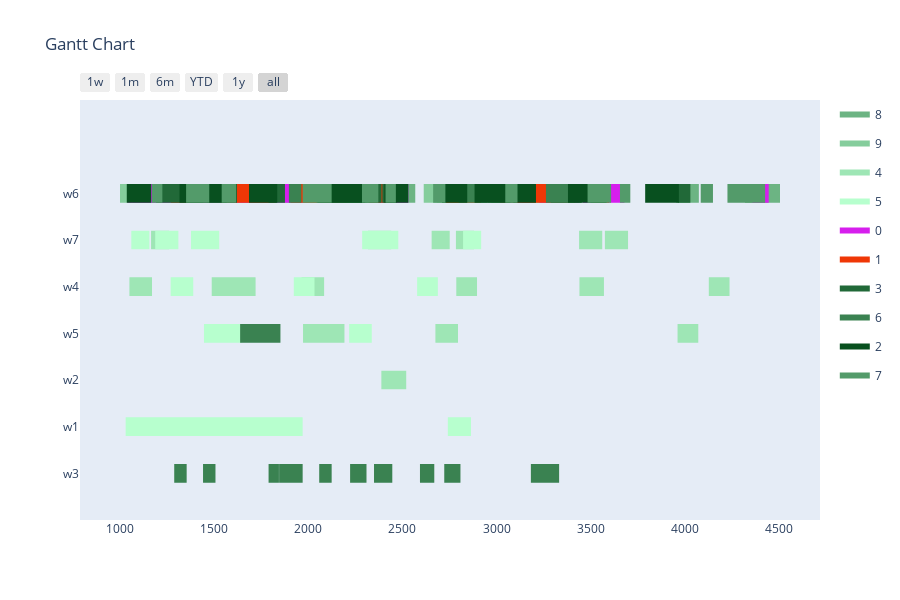

The code cell stored with this chart in its notebook:
### Markdown cell above
Config 1 - Test with One Point Crossover

### Code cell
optimizer = BaseGA(env)
optimizer.set_minimize()
# optional (in this case, all options given are the default option, if the configuration step is skipped)
optimizer.configure('tardiness', 'onepointcrossover', 'roulettewheel', 'randomize')
# choose an input generator (optional) -> decides how the data gets converted into the optimizer format
# optimizer.set_input_generator('SameLengthAlternativesGenerator')
# all parameters after offspring_amount are optional (in this case -> verbose=True)
result, best_fitness_history, average_fitness_history, best_generation_history, feasible_gen = optimizer.optimize(orders, max_generations, earliest_time_slot, last_time_slot, population_size, offspring_amount, verbose=True)
workstation_assignments = reformat_result(result, orders, env)
visualize(workstation_assignments, best_fitness_history, average_fitness_history, best_generation_history, feasible_gen)

### Figure 1 — Plotly figure (JSON) as saved in the notebook; plotly's stock layout.template omitted (floating-point values rounded to 4 significant figures; data arrays with more than 128 entries replaced by an {"elided": "..."} marker saying what was removed)
{"data": [{"fill": "toself", "fillcolor": "rgb(108, 180, 131)", "hoverinfo": "name", "legendgroup": "rgb(108, 180, 131)", "mode": "none", "name": "8", "type": "scatter", "x": [1968, 2073, 2073, 1968, 1968, 1895, 2010, 2010, 1895, 1895, 4335, 4505, 4505, 4335, 4335, 1370, 1462, 1462, 1370, 1370, 2683, 2828, 2828, 2683, 2683, 4337, 4460, 4460, 4337, 4337, 1450, 1570, 1570, 1450, 1450, 2200, 2313, 2313, 2200, 2200, 4333, 4463, 4463, 4333, 4333, 344, 449, 449, 344, 344, 311, 521, 521, 311, 311, 2453, 2568, 2568, 2453, 2453, 2972, 3117, 3117, 2972, 2972, 1180, 1334, 1334, 1180, 1180, 2973, 3078, 3078, 2973, 2973, 1489, 1589, 1589, 1489, 1489, 4319, 4442, 4442, 4319, 4319, 4386, 4486, 4486, 4386, 4386, 3954, 4074, 4074, 3954, 3954, 696, 846, 846, 696, 696, 1104, 1234, 1234, 1104, 1104, 202, 394, 394, 202, 202, 3135, 3265, 3265, 3135], "y": [5.8, 5.8, 6.2, 6.2, null, 5.8, 5.8, 6.2, 6.2, null, 5.8, 5.8, 6.2, 6.2, null, 5.8, 5.8, 6.2, 6.2, null, 5.8, 5.8, 6.2, 6.2, null, 5.8, 5.8, 6.2, 6.2, null, 5.8, 5.8, 6.2, 6.2, null, 5.8, 5.8, 6.2, 6.2, null, 5.8, 5.8, 6.2, 6.2, null, 5.8, 5.8, 6.2, 6.2, null, 5.8, 5.8, 6.2, 6.2, null, 5.8, 5.8, 6.2, 6.2, null, 5.8, 5.8, 6.2, 6.2, null, 5.8, 5.8, 6.2, 6.2, null, 5.8, 5.8, 6.2, 6.2, null, 5.8, 5.8, 6.2, 6.2, null, 5.8, 5.8, 6.2, 6.2, null, 5.8, 5.8, 6.2, 6.2, null, 5.8, 5.8, 6.2, 6.2, null, 5.8, 5.8, 6.2, 6.2, null, 5.8, 5.8, 6.2, 6.2, null, 5.8, 5.8, 6.2, 6.2, null, 5.8, 5.8, 6.2, 6.2]}, {"fill": "toself", "fillcolor": "rgb(133, 205, 156)", "hoverinfo": "name", "legendgroup": "rgb(133, 205, 156)", "mode": "none", "name": "9", "type": "scatter", "x": {"elided": "134 int values"}, "y": {"elided": "134 float values"}}, {"fill": "toself", "fillcolor": "rgb(158, 230, 181)", "hoverinfo": "name", "legendgroup": "rgb(158, 230, 181)", "mode": "none", "name": "4", "type": "scatter", "x": [1165, 1261, 1261, 1165, 1165, 2655, 2751, 2751, 2655, 2655, 2784, 2880, 2880, 2784, 2784, 2317, 2440, 2440, 2317, 2317, 3438, 3561, 3561, 3438, 3438, 3575, 3698, 3698, 3575, 3575, 1050, 1170, 1170, 1050, 1050, 2786, 2896, 2896, 2786, 2786, 4127, 4237, 4237, 4127, 4127, 1580, 1720, 1720, 1580, 1580, 1964, 2084, 2084, 1964, 1964, 1487, 1627, 1627, 1487, 1487, 3440, 3570, 3570, 3440, 3440, 2675, 2795, 2795, 2675, 2675, 1972, 2082, 2082, 1972, 1972, 2072, 2192, 2192, 2072, 2072, 3961, 4071, 4071, 3961, 3961, 2388, 2520, 2520, 2388], "y": [4.8, 4.8, 5.2, 5.2, null, 4.8, 4.8, 5.2, 5.2, null, 4.8, 4.8, 5.2, 5.2, null, 4.8, 4.8, 5.2, 5.2, null, 4.8, 4.8, 5.2, 5.2, null, 4.8, 4.8, 5.2, 5.2, null, 3.8, 3.8, 4.2, 4.2, null, 3.8, 3.8, 4.2, 4.2, null, 3.8, 3.8, 4.2, 4.2, null, 3.8, 3.8, 4.2, 4.2, null, 3.8, 3.8, 4.2, 4.2, null, 3.8, 3.8, 4.2, 4.2, null, 3.8, 3.8, 4.2, 4.2, null, 2.8, 2.8, 3.2, 3.2, null, 2.8, 2.8, 3.2, 3.2, null, 2.8, 2.8, 3.2, 3.2, null, 2.8, 2.8, 3.2, 3.2, null, 1.8, 1.8, 2.2, 2.2]}, {"fill": "toself", "fillcolor": "rgb(183, 255, 206)", "hoverinfo": "name", "legendgroup": "rgb(183, 255, 206)", "mode": "none", "name": "5", "type": "scatter", "x": [376, 472, 472, 376, 376, 2286, 2382, 2382, 2286, 2286, 2355, 2478, 2478, 2355, 2355, 1377, 1527, 1527, 1377, 1377, 1060, 1156, 1156, 1060, 1060, 2822, 2918, 2918, 2822, 2822, 1187, 1310, 1310, 1187, 1187, 851, 981, 981, 851, 851, 2578, 2688, 2688, 2578, 2578, 1923, 2033, 2033, 1923, 1923, 679, 809, 809, 679, 679, 461, 571, 571, 461, 461, 1269, 1389, 1389, 1269, 1269, 1446, 1646, 1646, 1446, 1446, 2217, 2337, 2337, 2217, 2217, 626, 826, 826, 626, 626, 907, 1030, 1030, 907, 907, 2741, 2864, 2864, 2741], "y": [4.8, 4.8, 5.2, 5.2, null, 4.8, 4.8, 5.2, 5.2, null, 4.8, 4.8, 5.2, 5.2, null, 4.8, 4.8, 5.2, 5.2, null, 4.8, 4.8, 5.2, 5.2, null, 4.8, 4.8, 5.2, 5.2, null, 4.8, 4.8, 5.2, 5.2, null, 3.8, 3.8, 4.2, 4.2, null, 3.8, 3.8, 4.2, 4.2, null, 3.8, 3.8, 4.2, 4.2, null, 3.8, 3.8, 4.2, 4.2, null, 3.8, 3.8, 4.2, 4.2, null, 3.8, 3.8, 4.2, 4.2, null, 2.8, 2.8, 3.2, 3.2, null, 2.8, 2.8, 3.2, 3.2, null, 2.8, 2.8, 3.2, 3.2, null, 0.8, 0.8, 1.2, 1.2, null, 0.8, 0.8, 1.2, 1.2]}, {"fill": "toself", "fillcolor": "rgb(214, 30, 237)", "hoverinfo": "name", "legendgroup": "rgb(214, 30, 237)", "mode": "none", "name": "0", "type": "scatter", "x": [389, 455, 455, 389, 389, 901, 977, 977, 901, 901, 3226, 3440, 3440, 3226, 3226, 390, 604, 604, 390, 390, 815, 1040, 1040, 815, 815, 814, 879, 879, 814, 814, 977, 1064, 1064, 977, 977, 1661, 1757, 1757, 1661, 1661, 3016, 3181, 3181, 3016, 3016, 351, 487, 487, 351, 351, 2358, 2531, 2531, 2358, 2358, 3515, 3679, 3679, 3515, 3515, 4358, 4445, 4445, 4358, 4358, 3458, 3603, 3603, 3458, 3458, 2103, 2190, 2190, 2103], "y": [5.8, 5.8, 6.2, 6.2, null, 5.8, 5.8, 6.2, 6.2, null, 5.8, 5.8, 6.2, 6.2, null, 5.8, 5.8, 6.2, 6.2, null, 5.8, 5.8, 6.2, 6.2, null, 5.8, 5.8, 6.2, 6.2, null, 5.8, 5.8, 6.2, 6.2, null, 5.8, 5.8, 6.2, 6.2, null, 5.8, 5.8, 6.2, 6.2, null, 5.8, 5.8, 6.2, 6.2, null, 5.8, 5.8, 6.2, 6.2, null, 5.8, 5.8, 6.2, 6.2, null, 5.8, 5.8, 6.2, 6.2, null, 5.8, 5.8, 6.2, 6.2, null, 5.8, 5.8, 6.2, 6.2]}, {"fill": "toself", "fillcolor": "rgb(239, 55, 6)", "hoverinfo": "name", "legendgroup": "rgb(239, 55, 6)", "mode": "none", "name": "1", "type": "scatter", "x": [2069, 2199, 2199, 2069, 2069, 1538, 1625, 1625, 1538, 1538, 2797, 2917, 2917, 2797, 2797, 636, 786, 786, 636, 636, 2320, 2440, 2440, 2320, 2320, 3078, 3140, 3140, 3078, 3078, 3083, 3203, 3203, 3083, 3083, 2732, 2852, 2852, 2732, 2732, 1958, 2143, 2143, 1958, 1958, 3019, 3075, 3075, 3019, 3019, 332, 452, 452, 332, 332, 1271, 1358, 1358, 1271, 1271, 1707, 1827, 1827, 1707, 1707, 1997, 2053, 2053, 1997, 1997, 1906, 1962, 1962, 1906, 1906, 1914, 2034, 2034, 1914, 1914, 368, 483, 483, 368, 368, 1973, 2093, 2093, 1973, 1973, 3235, 3415, 3415, 3235, 3235, 3510, 3597, 3597, 3510, 3510, 2109, 2205, 2205, 2109, 2109, 1588, 1708, 1708, 1588, 1588, 3156, 3276, 3276, 3156], "y": [5.8, 5.8, 6.2, 6.2, null, 5.8, 5.8, 6.2, 6.2, null, 5.8, 5.8, 6.2, 6.2, null, 5.8, 5.8, 6.2, 6.2, null, 5.8, 5.8, 6.2, 6.2, null, 5.8, 5.8, 6.2, 6.2, null, 5.8, 5.8, 6.2, 6.2, null, 5.8, 5.8, 6.2, 6.2, null, 5.8, 5.8, 6.2, 6.2, null, 5.8, 5.8, 6.2, 6.2, null, 5.8, 5.8, 6.2, 6.2, null, 5.8, 5.8, 6.2, 6.2, null, 5.8, 5.8, 6.2, 6.2, null, 5.8, 5.8, 6.2, 6.2, null, 5.8, 5.8, 6.2, 6.2, null, 5.8, 5.8, 6.2, 6.2, null, 5.8, 5.8, 6.2, 6.2, null, 5.8, 5.8, 6.2, 6.2, null, 5.8, 5.8, 6.2, 6.2, null, 5.8, 5.8, 6.2, 6.2, null, 5.8, 5.8, 6.2, 6.2, null, 5.8, 5.8, 6.2, 6.2, null, 5.8, 5.8, 6.2, 6.2]}, {"fill": "toself", "fillcolor": "rgb(33, 105, 56)", "hoverinfo": "name", "legendgroup": "rgb(33, 105, 56)", "mode": "none", "name": "3", "type": "scatter", "x": [3964, 4029, 4029, 3964, 3964, 2169, 2265, 2265, 2169, 2169, 3288, 3452, 3452, 3288, 3288, 1192, 1442, 1442, 1192, 1192, 1789, 1876, 1876, 1789, 1789, 639, 864, 864, 639, 639, 2044, 2199, 2199, 2044, 2044, 2078, 2144, 2144, 2078, 2078, 1556, 1621, 1621, 1556, 1556, 2112, 2277, 2277, 2112, 2112, 2393, 2469, 2469, 2393, 2393, 2083, 2228, 2228, 2083, 2083, 2138, 2225, 2225, 2138, 2138, 2164, 2389, 2389, 2164, 2164, 2142, 2238, 2238, 2142], "y": [5.8, 5.8, 6.2, 6.2, null, 5.8, 5.8, 6.2, 6.2, null, 5.8, 5.8, 6.2, 6.2, null, 5.8, 5.8, 6.2, 6.2, null, 5.8, 5.8, 6.2, 6.2, null, 5.8, 5.8, 6.2, 6.2, null, 5.8, 5.8, 6.2, 6.2, null, 5.8, 5.8, 6.2, 6.2, null, 5.8, 5.8, 6.2, 6.2, null, 5.8, 5.8, 6.2, 6.2, null, 5.8, 5.8, 6.2, 6.2, null, 5.8, 5.8, 6.2, 6.2, null, 5.8, 5.8, 6.2, 6.2, null, 5.8, 5.8, 6.2, 6.2, null, 5.8, 5.8, 6.2, 6.2]}, {"fill": "toself", "fillcolor": "rgb(58, 130, 81)", "hoverinfo": "name", "legendgroup": "rgb(58, 130, 81)", "mode": "none", "name": "6", "type": "scatter", "x": [3262, 3412, 3412, 3262, 3262, 1464, 1569, 1569, 1464, 1464, 2109, 2259, 2259, 2109, 2109, 618, 723, 723, 618, 618, 2950, 3100, 3100, 2950, 2950, 1897, 1963, 1963, 1897, 1897, 2799, 2949, 2949, 2799, 2799, 3501, 3585, 3585, 3501, 3501, 1638, 1852, 1852, 1638, 1638, 1845, 1970, 1970, 1845, 1845, 2593, 2669, 2669, 2593, 2593, 1441, 1507, 1507, 1441, 1441, 2222, 2309, 2309, 2222, 2222, 617, 683, 683, 617, 617, 2742, 2808, 2808, 2742, 2742, 3182, 3332, 3332, 3182, 3182, 2058, 2124, 2124, 2058, 2058, 2349, 2446, 2446, 2349, 2349, 1288, 1354, 1354, 1288, 1288, 1789, 1844, 1844, 1789, 1789, 2722, 2788, 2788, 2722], "y": [5.8, 5.8, 6.2, 6.2, null, 5.8, 5.8, 6.2, 6.2, null, 5.8, 5.8, 6.2, 6.2, null, 5.8, 5.8, 6.2, 6.2, null, 5.8, 5.8, 6.2, 6.2, null, 5.8, 5.8, 6.2, 6.2, null, 5.8, 5.8, 6.2, 6.2, null, 5.8, 5.8, 6.2, 6.2, null, 2.8, 2.8, 3.2, 3.2, null, -0.2, -0.2, 0.2, 0.2, null, -0.2, -0.2, 0.2, 0.2, null, -0.2, -0.2, 0.2, 0.2, null, -0.2, -0.2, 0.2, 0.2, null, -0.2, -0.2, 0.2, 0.2, null, -0.2, -0.2, 0.2, 0.2, null, -0.2, -0.2, 0.2, 0.2, null, -0.2, -0.2, 0.2, 0.2, null, -0.2, -0.2, 0.2, 0.2, null, -0.2, -0.2, 0.2, 0.2, null, -0.2, -0.2, 0.2, 0.2, null, -0.2, -0.2, 0.2, 0.2]}, {"fill": "toself", "fillcolor": "rgb(8, 80, 31)", "hoverinfo": "name", "legendgroup": "rgb(8, 80, 31)", "mode": "none", "name": "2", "type": "scatter", "x": [2404, 2466, 2466, 2404, 2404, 2948, 3073, 3073, 2948, 2948, 2444, 2506, 2506, 2444, 2444, 2050, 2146, 2146, 2050, 2050, 3398, 3583, 3583, 3398, 3398, 1685, 1835, 1835, 1685, 1685, 2883, 2970, 2970, 2883, 2883, 3379, 3502, 3502, 3379, 3379, 2928, 3048, 3048, 2928, 2928, 1316, 1426, 1426, 1316, 1316, 2117, 2302, 2302, 2117, 2117, 573, 693, 693, 573, 573, 3089, 3209, 3209, 3089, 3089, 2141, 2271, 2271, 2141, 2141, 3789, 3899, 3899, 3789, 3789, 2435, 2531, 2531, 2435, 2435, 3848, 3968, 3968, 3848, 3848, 2757, 2844, 2844, 2757, 2757, 1414, 1567, 1567, 1414, 1414, 3836, 3933, 3933, 3836, 3836, 1036, 1166, 1166, 1036, 1036, 390, 515, 515, 390, 390, 2710, 2840, 2840, 2710], "y": [5.8, 5.8, 6.2, 6.2, null, 5.8, 5.8, 6.2, 6.2, null, 5.8, 5.8, 6.2, 6.2, null, 5.8, 5.8, 6.2, 6.2, null, 5.8, 5.8, 6.2, 6.2, null, 5.8, 5.8, 6.2, 6.2, null, 5.8, 5.8, 6.2, 6.2, null, 5.8, 5.8, 6.2, 6.2, null, 5.8, 5.8, 6.2, 6.2, null, 5.8, 5.8, 6.2, 6.2, null, 5.8, 5.8, 6.2, 6.2, null, 5.8, 5.8, 6.2, 6.2, null, 5.8, 5.8, 6.2, 6.2, null, 5.8, 5.8, 6.2, 6.2, null, 5.8, 5.8, 6.2, 6.2, null, 5.8, 5.8, 6.2, 6.2, null, 5.8, 5.8, 6.2, 6.2, null, 5.8, 5.8, 6.2, 6.2, null, 5.8, 5.8, 6.2, 6.2, null, 5.8, 5.8, 6.2, 6.2, null, 5.8, 5.8, 6.2, 6.2, null, 5.8, 5.8, 6.2, 6.2, null, 5.8, 5.8, 6.2, 6.2]}, {"fill": "toself", "fillcolor": "rgb(83, 155, 106)", "hoverinfo": "name", "legendgroup": "rgb(83, 155, 106)", "mode": "none", "name": "7", "type": "scatter", "x": [1351, 1474, 1474, 1351, 1351, 469, 525, 525, 469, 469, 1540, 1616, 1616, 1540, 1540, 3483, 3608, 3608, 3483, 3483, 4328, 4405, 4405, 4328, 4328, 2663, 2728, 2728, 2663, 2663, 830, 917, 917, 830, 830, 2285, 2372, 2372, 2285, 2285, 4084, 4149, 4149, 4084, 4084, 4316, 4426, 4426, 4316, 4316, 3499, 3576, 3576, 3499, 3499, 1970, 2034, 2034, 1970, 1970, 1979, 2124, 2124, 1979, 1979, 3655, 3710, 3710, 3655, 3655, 4226, 4349, 4349, 4226, 4226, 3046, 3111, 3111, 3046, 3046, 2410, 2465, 2465, 2410, 2410, 1169, 1225, 1225, 1169], "y": [5.8, 5.8, 6.2, 6.2, null, 5.8, 5.8, 6.2, 6.2, null, 5.8, 5.8, 6.2, 6.2, null, 5.8, 5.8, 6.2, 6.2, null, 5.8, 5.8, 6.2, 6.2, null, 5.8, 5.8, 6.2, 6.2, null, 5.8, 5.8, 6.2, 6.2, null, 5.8, 5.8, 6.2, 6.2, null, 5.8, 5.8, 6.2, 6.2, null, 5.8, 5.8, 6.2, 6.2, null, 5.8, 5.8, 6.2, 6.2, null, 5.8, 5.8, 6.2, 6.2, null, 5.8, 5.8, 6.2, 6.2, null, 5.8, 5.8, 6.2, 6.2, null, 5.8, 5.8, 6.2, 6.2, null, 5.8, 5.8, 6.2, 6.2, null, 5.8, 5.8, 6.2, 6.2, null, 5.8, 5.8, 6.2, 6.2]}, {"legendgroup": "rgb(108, 180, 131)", "marker": {"color": "rgb(108, 180, 131)", "opacity": 0, "size": 1}, "mode": "markers", "name": "", "showlegend": false, "text": [null, null, null, null, null, null, null, null, null, null, null, null, null, null, null, null, null, null, null, null, null, null, null, null, null, null, null, null, null, null, null, null, null, null, null, null, null, null, null, null, null, null, null, null, null, null], "type": "scatter", "x": [1968, 2073, 1895, 2010, 4335, 4505, 1370, 1462, 2683, 2828, 4337, 4460, 1450, 1570, 2200, 2313, 4333, 4463, 344, 449, 311, 521, 2453, 2568, 2972, 3117, 1180, 1334, 2973, 3078, 1489, 1589, 4319, 4442, 4386, 4486, 3954, 4074, 696, 846, 1104, 1234, 202, 394, 3135, 3265], "y": [6, 6, 6, 6, 6, 6, 6, 6, 6, 6, 6, 6, 6, 6, 6, 6, 6, 6, 6, 6, 6, 6, 6, 6, 6, 6, 6, 6, 6, 6, 6, 6, 6, 6, 6, 6, 6, 6, 6, 6, 6, 6, 6, 6, 6, 6]}, {"legendgroup": "rgb(133, 205, 156)", "marker": {"color": "rgb(133, 205, 156)", "opacity": 0, "size": 1}, "mode": "markers", "name": "", "showlegend": false, "text": [null, null, null, null, null, null, null, null, null, null, null, null, null, null, null, null, null, null, null, null, null, null, null, null, null, null, null, null, null, null, null, null, null, null, null, null, null, null, null, null, null, null, null, null, null, null, null, null, null, null, null, null, null, null], "type": "scatter", "x": [1085, 1185, 1801, 1897, 2613, 2738, 2027, 2123, 355, 460, 2185, 2310, 1975, 2090, 1061, 1157, 352, 509, 536, 632, 280, 385, 1096, 1256, 821, 981, 1066, 1211, 284, 444, 913, 1000, 2130, 2250, 2068, 2194, 325, 482, 2363, 2450, 979, 1099, 980, 1135, 1866, 2023, 1657, 1777, 428, 558, 694, 799, 712, 842], "y": [6, 6, 6, 6, 6, 6, 6, 6, 6, 6, 6, 6, 6, 6, 6, 6, 6, 6, 6, 6, 6, 6, 6, 6, 6, 6, 6, 6, 6, 6, 6, 6, 6, 6, 6, 6, 6, 6, 6, 6, 6, 6, 6, 6, 6, 6, 6, 6, 6, 6, 6, 6, 6, 6]}, {"legendgroup": "rgb(158, 230, 181)", "marker": {"color": "rgb(158, 230, 181)", "opacity": 0, "size": 1}, "mode": "markers", "name": "", "showlegend": false, "text": [null, null, null, null, null, null, null, null, null, null, null, null, null, null, null, null, null, null, null, null, null, null, null, null, null, null, null, null, null, null, null, null, null, null, null, null], "type": "scatter", "x": [1165, 1261, 2655, 2751, 2784, 2880, 2317, 2440, 3438, 3561, 3575, 3698, 1050, 1170, 2786, 2896, 4127, 4237, 1580, 1720, 1964, 2084, 1487, 1627, 3440, 3570, 2675, 2795, 1972, 2082, 2072, 2192, 3961, 4071, 2388, 2520], "y": [5, 5, 5, 5, 5, 5, 5, 5, 5, 5, 5, 5, 4, 4, 4, 4, 4, 4, 4, 4, 4, 4, 4, 4, 4, 4, 3, 3, 3, 3, 3, 3, 3, 3, 2, 2]}, {"legendgroup": "rgb(183, 255, 206)", "marker": {"color": "rgb(183, 255, 206)", "opacity": 0, "size": 1}, "mode": "markers", "name": "", "showlegend": false, "text": [null, null, null, null, null, null, null, null, null, null, null, null, null, null, null, null, null, null, null, null, null, null, null, null, null, null, null, null, null, null, null, null, null, null, null, null], "type": "scatter", "x": [376, 472, 2286, 2382, 2355, 2478, 1377, 1527, 1060, 1156, 2822, 2918, 1187, 1310, 851, 981, 2578, 2688, 1923, 2033, 679, 809, 461, 571, 1269, 1389, 1446, 1646, 2217, 2337, 626, 826, 907, 1030, 2741, 2864], "y": [5, 5, 5, 5, 5, 5, 5, 5, 5, 5, 5, 5, 5, 5, 4, 4, 4, 4, 4, 4, 4, 4, 4, 4, 4, 4, 3, 3, 3, 3, 3, 3, 1, 1, 1, 1]}, {"legendgroup": "rgb(214, 30, 237)", "marker": {"color": "rgb(214, 30, 237)", "opacity": 0, "size": 1}, "mode": "markers", "name": "", "showlegend": false, "text": [null, null, null, null, null, null, null, null, null, null, null, null, null, null, null, null, null, null, null, null, null, null, null, null, null, null, null, null, null, null], "type": "scatter", "x": [389, 455, 901, 977, 3226, 3440, 390, 604, 815, 1040, 814, 879, 977, 1064, 1661, 1757, 3016, 3181, 351, 487, 2358, 2531, 3515, 3679, 4358, 4445, 3458, 3603, 2103, 2190], "y": [6, 6, 6, 6, 6, 6, 6, 6, 6, 6, 6, 6, 6, 6, 6, 6, 6, 6, 6, 6, 6, 6, 6, 6, 6, 6, 6, 6, 6, 6]}, {"legendgroup": "rgb(239, 55, 6)", "marker": {"color": "rgb(239, 55, 6)", "opacity": 0, "size": 1}, "mode": "markers", "name": "", "showlegend": false, "text": [null, null, null, null, null, null, null, null, null, null, null, null, null, null, null, null, null, null, null, null, null, null, null, null, null, null, null, null, null, null, null, null, null, null, null, null, null, null, null, null, null, null, null, null, null, null], "type": "scatter", "x": [2069, 2199, 1538, 1625, 2797, 2917, 636, 786, 2320, 2440, 3078, 3140, 3083, 3203, 2732, 2852, 1958, 2143, 3019, 3075, 332, 452, 1271, 1358, 1707, 1827, 1997, 2053, 1906, 1962, 1914, 2034, 368, 483, 1973, 2093, 3235, 3415, 3510, 3597, 2109, 2205, 1588, 1708, 3156, 3276], "y": [6, 6, 6, 6, 6, 6, 6, 6, 6, 6, 6, 6, 6, 6, 6, 6, 6, 6, 6, 6, 6, 6, 6, 6, 6, 6, 6, 6, 6, 6, 6, 6, 6, 6, 6, 6, 6, 6, 6, 6, 6, 6, 6, 6, 6, 6]}, {"legendgroup": "rgb(33, 105, 56)", "marker": {"color": "rgb(33, 105, 56)", "opacity": 0, "size": 1}, "mode": "markers", "name": "", "showlegend": false, "text": [null, null, null, null, null, null, null, null, null, null, null, null, null, null, null, null, null, null, null, null, null, null, null, null, null, null, null, null, null, null], "type": "scatter", "x": [3964, 4029, 2169, 2265, 3288, 3452, 1192, 1442, 1789, 1876, 639, 864, 2044, 2199, 2078, 2144, 1556, 1621, 2112, 2277, 2393, 2469, 2083, 2228, 2138, 2225, 2164, 2389, 2142, 2238], "y": [6, 6, 6, 6, 6, 6, 6, 6, 6, 6, 6, 6, 6, 6, 6, 6, 6, 6, 6, 6, 6, 6, 6, 6, 6, 6, 6, 6, 6, 6]}, {"legendgroup": "rgb(58, 130, 81)", "marker": {"color": "rgb(58, 130, 81)", "opacity": 0, "size": 1}, "mode": "markers", "name": "", "showlegend": false, "text": [null, null, null, null, null, null, null, null, null, null, null, null, null, null, null, null, null, null, null, null, null, null, null, null, null, null, null, null, null, null, null, null, null, null, null, null, null, null, null, null, null, null], "type": "scatter", "x": [3262, 3412, 1464, 1569, 2109, 2259, 618, 723, 2950, 3100, 1897, 1963, 2799, 2949, 3501, 3585, 1638, 1852, 1845, 1970, 2593, 2669, 1441, 1507, 2222, 2309, 617, 683, 2742, 2808, 3182, 3332, 2058, 2124, 2349, 2446, 1288, 1354, 1789, 1844, 2722, 2788], "y": [6, 6, 6, 6, 6, 6, 6, 6, 6, 6, 6, 6, 6, 6, 6, 6, 3, 3, 0, 0, 0, 0, 0, 0, 0, 0, 0, 0, 0, 0, 0, 0, 0, 0, 0, 0, 0, 0, 0, 0, 0, 0]}, {"legendgroup": "rgb(8, 80, 31)", "marker": {"color": "rgb(8, 80, 31)", "opacity": 0, "size": 1}, "mode": "markers", "name": "", "showlegend": false, "text": [null, null, null, null, null, null, null, null, null, null, null, null, null, null, null, null, null, null, null, null, null, null, null, null, null, null, null, null, null, null, null, null, null, null, null, null, null, null, null, null, null, null, null, null, null, null], "type": "scatter", "x": [2404, 2466, 2948, 3073, 2444, 2506, 2050, 2146, 3398, 3583, 1685, 1835, 2883, 2970, 3379, 3502, 2928, 3048, 1316, 1426, 2117, 2302, 573, 693, 3089, 3209, 2141, 2271, 3789, 3899, 2435, 2531, 3848, 3968, 2757, 2844, 1414, 1567, 3836, 3933, 1036, 1166, 390, 515, 2710, 2840], "y": [6, 6, 6, 6, 6, 6, 6, 6, 6, 6, 6, 6, 6, 6, 6, 6, 6, 6, 6, 6, 6, 6, 6, 6, 6, 6, 6, 6, 6, 6, 6, 6, 6, 6, 6, 6, 6, 6, 6, 6, 6, 6, 6, 6, 6, 6]}, {"legendgroup": "rgb(83, 155, 106)", "marker": {"color": "rgb(83, 155, 106)", "opacity": 0, "size": 1}, "mode": "markers", "name": "", "showlegend": false, "text": [null, null, null, null, null, null, null, null, null, null, null, null, null, null, null, null, null, null, null, null, null, null, null, null, null, null, null, null, null, null, null, null, null, null, null, null], "type": "scatter", "x": [1351, 1474, 469, 525, 1540, 1616, 3483, 3608, 4328, 4405, 2663, 2728, 830, 917, 2285, 2372, 4084, 4149, 4316, 4426, 3499, 3576, 1970, 2034, 1979, 2124, 3655, 3710, 4226, 4349, 3046, 3111, 2410, 2465, 1169, 1225], "y": [6, 6, 6, 6, 6, 6, 6, 6, 6, 6, 6, 6, 6, 6, 6, 6, 6, 6, 6, 6, 6, 6, 6, 6, 6, 6, 6, 6, 6, 6, 6, 6, 6, 6, 6, 6]}], "layout": {"height": 600, "hovermode": "closest", "showlegend": true, "title": {"text": "Gantt Chart"}, "xaxis": {"rangeselector": {"buttons": [{"count": 7, "label": "1w", "step": "day", "stepmode": "backward"}, {"count": 1, "label": "1m", "step": "month", "stepmode": "backward"}, {"count": 6, "label": "6m", "step": "month", "stepmode": "backward"}, {"count": 1, "label": "YTD", "step": "year", "stepmode": "todate"}, {"count": 1, "label": "1y", "step": "year", "stepmode": "backward"}, {"step": "all"}]}, "showgrid": false, "type": "date", "zeroline": false}, "yaxis": {"autorange": false, "range": [-1, 8], "showgrid": false, "ticktext": ["w3", "w1", "w2", "w5", "w4", "w7", "w6"], "tickvals": [0, 1, 2, 3, 4, 5, 6], "zeroline": false}}}
